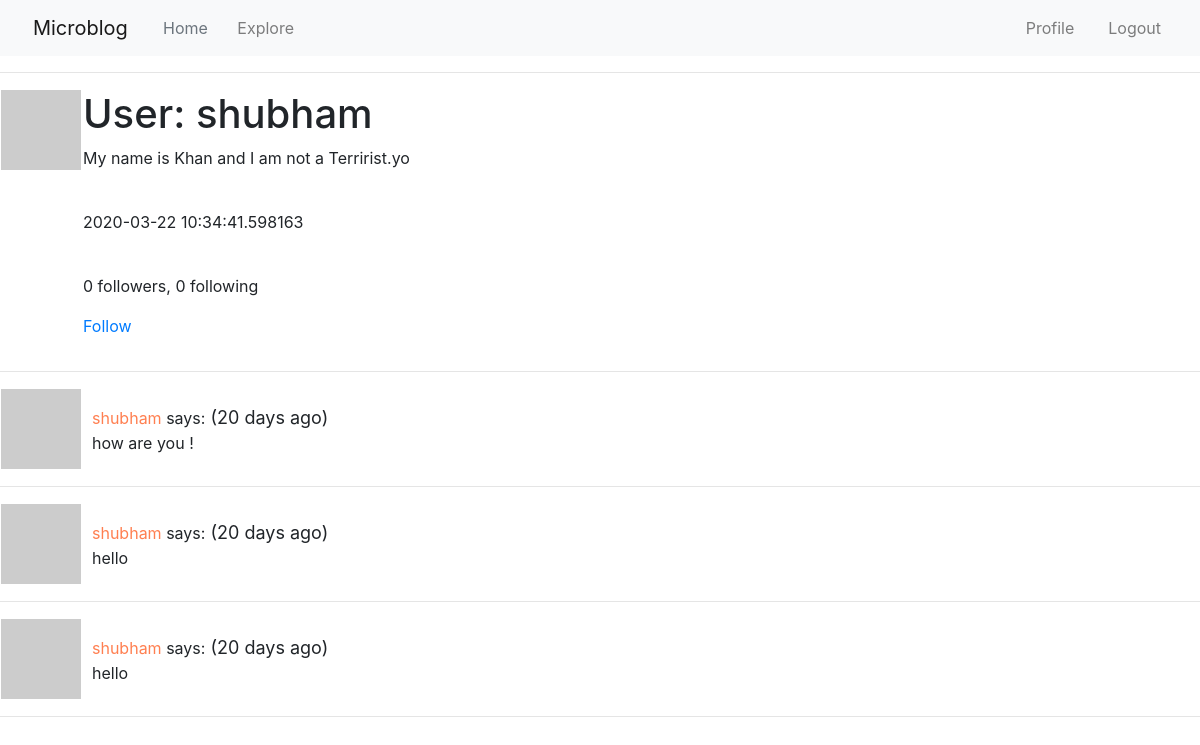
The app's page /user/shubham (signed in), older data.
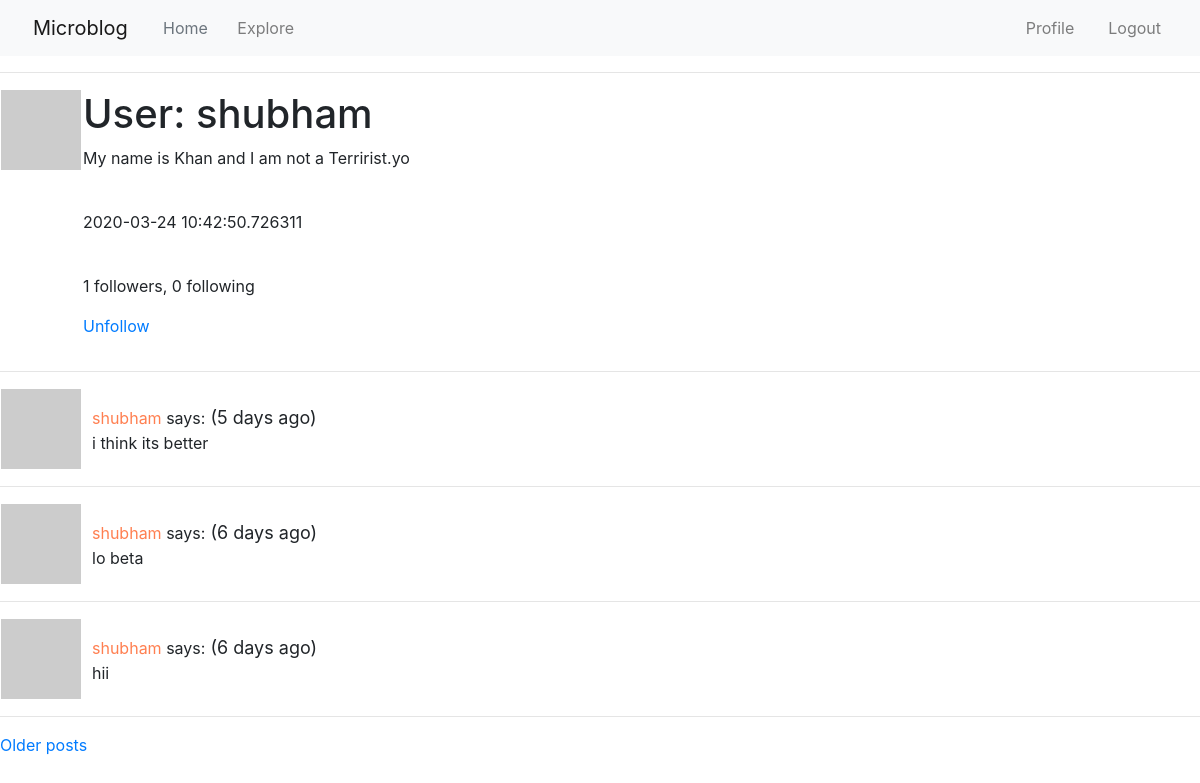
The same page, newer data.
### app/models.py (models this page shows, shortened)
class User(UserMixin, db.Model):
    id=db.Column(db.Integer, primary_key=True)
    username=db.Column(db.String(64), index=True, unique=True)
    email=db.Column(db.String(120), index=True, unique=True)
    password_hash=db.Column(db.String(128))
    posts=db.relationship('Post', backref='author', lazy='dynamic')
    about_me=db.Column(db.String(140))
    last_seen=db.Column(db.DateTime,default=datetime.utcnow)
    followed=db.relationship(
        'User',secondary=followers,
        primaryjoin=(followers.c.follower_id == id),
        secondaryjoin=(followers.c.followed_id == id),
        backref=db.backref('followers',lazy='dynamic'),lazy='dynamic')
    def avatar(self,size):
        digest = md5(self.email.lower().encode('utf-8')).hexdigest()
        return 'https://www.gravatar.com/avatar/{}?d=identicon&s={}'.format(digest,size)
    def is_following(self, user):
        return self.followed.filter(
            followers.c.followed_id == user.id).count() > 0

class Post(db.Model):
    id=db.Column(db.Integer, primary_key=True)
    body=db.Column(db.String(140))
    timestamp=db.Column(db.DateTime, index=True, default=datetime.utcnow)
    language = db.Column(db.String(5))
    user_id = db.Column(db.Integer, db.ForeignKey('user.id'))

### app/routes.py (the view)
@app.route('/user/<username>')
@login_required
def user(username):
    user= User.query.filter_by(username=username).first_or_404()
    page = request.args.get('page', 1, type=int)
    posts = user.posts.order_by(Post.timestamp.desc()).paginate(
        page, app.config['POSTS_PER_PAGE'], False)
    next_url = url_for('user', username=user.username, page=posts.next_num) \
        if posts.has_next else None
    prev_url = url_for('user', username=user.username, page=posts.prev_num) \
        if posts.has_prev else None
    return render_template('user.html', user=user, posts=posts.items,
                           next_url=next_url, prev_url=prev_url)

### app/models.py (called while the page is built)
@login.user_loader
def load_user(id):
    return User.query.get(int(id))

### app/routes.py (called while the page is built)
@app.before_request
def before_request():
    if current_user.is_authenticated:
        current_user.last_seen = datetime.utcnow()
        db.session.commit()
    g.locale = str(get_locale())

### app/templates/user.html (shortened to what this page needs)
{% extends "base.html" %}
{% block content %}
    <table>
        <tr valign="top">
            <td><img src="{{ user.avatar(150) }}"></td>
            <td>
                <h1>{{_('User')}}: {{ user.username }}</h1>
                {% if user.about_me %}<p>{{ user.about_me }}</p>{% endif %}<br>
                {% if user.last_seen %}<p>{{ user.last_seen }}</p>{% endif %}<br>
                <p>{{ _('%(count)d followers', count=user.followers.count()) }}, {{ _('%(count)d following', count=user.followed.count()) }}</p>
                {% if user == current_user %}
                <a href="{{ url_for('edit_profile') }}">{{_('Edit your profile')}}</a>
                {% elif not current_user.is_following(user) %}
                <p><a href="{{ url_for('follow', username=user.username) }}">{{_('Follow')}}</a></p>
                {% else %}
                <p><a href="{{ url_for('unfollow', username=user.username) }}">{{_('Unfollow')}}</a></p>
                </td>
                {% endif %}
        </tr>
    </table>
    <hr>
    {% for post in posts %}
        {% include '_post.html' %}
        <hr>
    {% endfor %}
    {% if next_url %}
    <a href="{{ next_url }}">{{_('Older posts')}}</a>
    {% endif %}
{% endblock %}

### app/templates/_post.html (shortened to what this page needs)
<table>
    <tr value="top" style="">
        <div style="">
        <td><img src="{{ post.author.avatar(50) }}"></td>
        <td>
            &nbsp; <a href="{{ url_for('user' ,username=post.author.username) }}" style="text-decoration: none; color: coral;">
                {{ post.author.username }}
            </a>says:<span class="post-date" style="font-size:18px;padding-left:;"> ({{ moment(post.timestamp).fromNow() }})</span>
            <br>
            &nbsp;&nbsp;{{ post.body }}
        </td>
        </div>
    </tr>
</table>

Row changes from the older to the newer data that the page shows:
no longer on this page (row unchanged): Post: author.username "shubham", timestamp "20 days ago", body "how are you !"
no longer on this page (row unchanged): Post: author.username "shubham", timestamp "20 days ago", body "hello"
no longer on this page (row unchanged): Post: author.username "shubham", timestamp "20 days ago", body "hello"
changed User "shubham": last_seen "2020-03-22 10:34:41.598163" → "2020-03-24 10:42:50.726311"
added Post: author.username "shubham", timestamp "5 days ago", body "i think its better"
added Post: author.username "shubham", timestamp "6 days ago", body "lo beta"
added Post: author.username "shubham", timestamp "6 days ago", body "hii"
Text that changed along with them:
text no longer shown: "0 followers Follow"
text now shown: "1 followers Unfollow Older posts"
